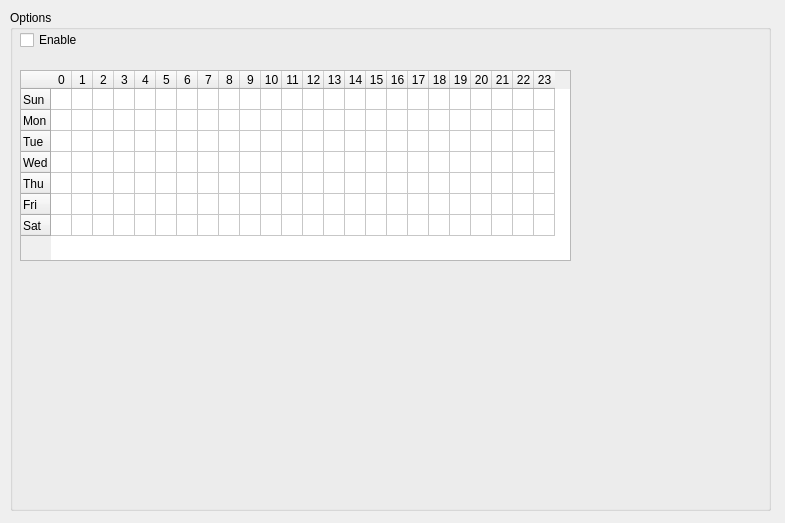
<?xml version="1.0" encoding="UTF-8"?>
<ui version="4.0">
 <class>OCC::ScheduleSettings</class>
 <widget class="QWidget" name="OCC::ScheduleSettings">
  <property name="geometry">
   <rect>
    <x>0</x>
    <y>0</y>
    <width>785</width>
    <height>523</height>
   </rect>
  </property>
  <property name="windowTitle">
   <string notr="true">Form</string>
  </property>
  <widget class="QWidget" name="verticalLayoutWidget">
   <property name="geometry">
    <rect>
     <x>10</x>
     <y>10</y>
     <width>761</width>
     <height>501</height>
    </rect>
   </property>
   <layout class="QVBoxLayout" name="mainLayout">
    <item>
     <widget class="QGroupBox" name="optionsGroupBox">
      <property name="title">
       <string>Options</string>
      </property>
      <widget class="QWidget" name="gridLayoutWidget">
       <property name="geometry">
        <rect>
         <x>10</x>
         <y>20</y>
         <width>741</width>
         <height>41</height>
        </rect>
       </property>
       <layout class="QGridLayout" name="optionsGridLayout">
        <item row="0" column="0">
         <widget class="QCheckBox" name="enableScheduleCheckBox">
          <property name="text">
           <string>Enable</string>
          </property>
         </widget>
        </item>
        <item row="1" column="0">
         <spacer name="verticalSpacer_2">
          <property name="orientation">
           <enum>Qt::Vertical</enum>
          </property>
          <property name="sizeHint" stdset="0">
           <size>
            <width>20</width>
            <height>40</height>
           </size>
          </property>
         </spacer>
        </item>
       </layout>
      </widget>
      <widget class="QTableWidget" name="scheduleTableWidget">
       <property name="geometry">
        <rect>
         <x>10</x>
         <y>60</y>
         <width>551</width>
         <height>191</height>
        </rect>
       </property>
       <property name="cornerButtonEnabled">
        <bool>true</bool>
       </property>
       <property name="rowCount">
        <number>7</number>
       </property>
       <property name="columnCount">
        <number>24</number>
       </property>
       <attribute name="horizontalHeaderVisible">
        <bool>true</bool>
       </attribute>
       <attribute name="horizontalHeaderCascadingSectionResizes">
        <bool>true</bool>
       </attribute>
       <attribute name="horizontalHeaderDefaultSectionSize">
        <number>21</number>
       </attribute>
       <attribute name="horizontalHeaderMinimumSectionSize">
        <number>21</number>
       </attribute>
       <attribute name="verticalHeaderVisible">
        <bool>true</bool>
       </attribute>
       <attribute name="verticalHeaderCascadingSectionResizes">
        <bool>true</bool>
       </attribute>
       <attribute name="verticalHeaderDefaultSectionSize">
        <number>21</number>
       </attribute>
       <attribute name="verticalHeaderMinimumSectionSize">
        <number>21</number>
       </attribute>
       <row>
        <property name="text">
         <string>Sun</string>
        </property>
       </row>
       <row>
        <property name="text">
         <string>Mon</string>
        </property>
       </row>
       <row>
        <property name="text">
         <string>Tue</string>
        </property>
       </row>
       <row>
        <property name="text">
         <string>Wed</string>
        </property>
       </row>
       <row>
        <property name="text">
         <string>Thu</string>
        </property>
       </row>
       <row>
        <property name="text">
         <string>Fri</string>
        </property>
       </row>
       <row>
        <property name="text">
         <string>Sat</string>
        </property>
       </row>
       <column>
        <property name="text">
         <string>0</string>
        </property>
       </column>
       <column>
        <property name="text">
         <string>1</string>
        </property>
       </column>
       <column>
        <property name="text">
         <string>2</string>
        </property>
       </column>
       <column>
        <property name="text">
         <string>3</string>
        </property>
       </column>
       <column>
        <property name="text">
         <string>4</string>
        </property>
       </column>
       <column>
        <property name="text">
         <string>5</string>
        </property>
       </column>
       <column>
        <property name="text">
         <string>6</string>
        </property>
       </column>
       <column>
        <property name="text">
         <string>7</string>
        </property>
       </column>
       <column>
        <property name="text">
         <string>8</string>
        </property>
       </column>
       <column>
        <property name="text">
         <string>9</string>
        </property>
       </column>
       <column>
        <property name="text">
         <string>10</string>
        </property>
       </column>
       <column>
        <property name="text">
         <string>11</string>
        </property>
       </column>
       <column>
        <property name="text">
         <string>12</string>
        </property>
       </column>
       <column>
        <property name="text">
         <string>13</string>
        </property>
       </column>
       <column>
        <property name="text">
         <string>14</string>
        </property>
       </column>
       <column>
        <property name="text">
         <string>15</string>
        </property>
       </column>
       <column>
        <property name="text">
         <string>16</string>
        </property>
       </column>
       <column>
        <property name="text">
         <string>17</string>
        </property>
       </column>
       <column>
        <property name="text">
         <string>18</string>
        </property>
       </column>
       <column>
        <property name="text">
         <string>19</string>
        </property>
       </column>
       <column>
        <property name="text">
         <string>20</string>
        </property>
       </column>
       <column>
        <property name="text">
         <string>21</string>
        </property>
       </column>
       <column>
        <property name="text">
         <string>22</string>
        </property>
       </column>
       <column>
        <property name="text">
         <string>23</string>
        </property>
       </column>
      </widget>
     </widget>
    </item>
   </layout>
  </widget>
 </widget>
 <resources/>
 <connections/>
</ui>
